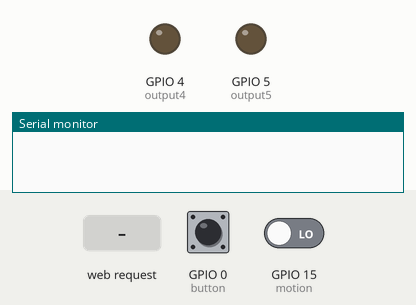
This sketch was run on a simulated ESP8266 (NodeMCU). On the bench: output pins drawn as LEDs (lit = HIGH), the last lines printed to the serial monitor. The inputs (shaded band) are chosen by the test bench; at power-on: GPIO 0 (button) HIGH, GPIO 15 (motion) LOW. WiFi joins after 1.5 s; servers stay silent unless stated.

Above: at 2.7 s.
2.8 s: GPIO 0 (button) pulled LOW for 0.15 s
At 3.5 s:
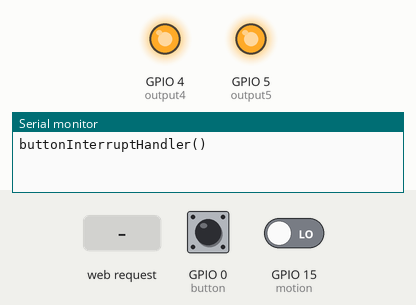
4.4 s: HTTP request GET /5/on received
At 4.9 s:
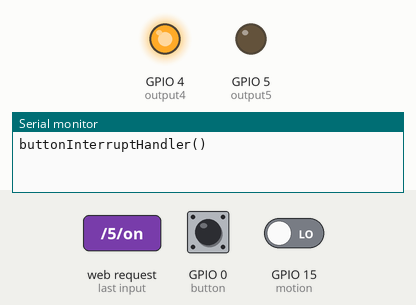
5.9 s: HTTP request GET /5&4/on received
At 7.1 s:
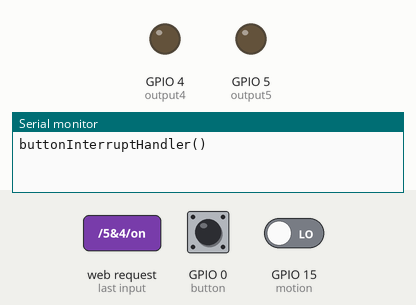
7.4 s: HTTP request GET /5/off received
At 8.4 s:
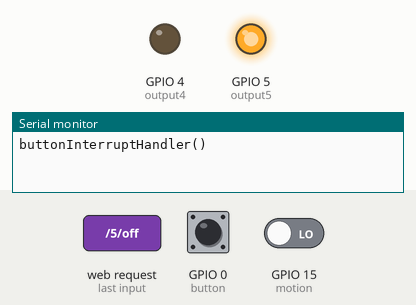
8.9 s: HTTP request GET /5&4/off received
At 9.5 s:
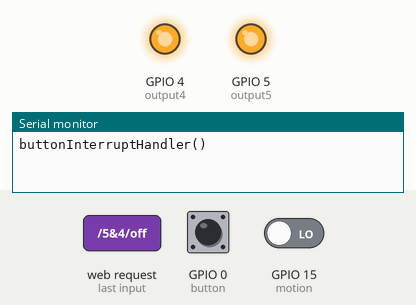
Timing chart, 0 to 11.4 s (numbered marks = the images above; inputs shaded):
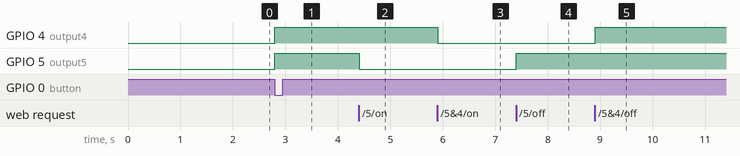

Measured:
- after the input at 2.8 s, GPIO 4 (output4), GPIO 5 (output5): LOW → HIGH at once
- after the input at 4.4 s, GPIO 5 (output5): HIGH → LOW at once
- after the input at 5.9 s, GPIO 4 (output4): HIGH → LOW at once
- after the input at 7.4 s, GPIO 5 (output5): LOW → HIGH at once
- after the input at 8.9 s, GPIO 4 (output4): LOW → HIGH at once

The sketch:

test1.ino
```cpp
/*********
  Rui Santos
  Complete project details at https://randomnerdtutorials.com
*********/


// Load Wi-Fi library
#include <ESP8266WiFi.h>

#define BUTTON_MOTION_SLEEP_TIMOUT 15000
#define DEPOUNCE_TIME 150


// Replace with your network credentials
const char* ssid     = "Saleh";
const char* password = "14421442s";

// Set web server port number to 80
WiFiServer server(80);

// Variable to store the HTTP request
String header;

// Auxiliar variables to store the current output state
String output5State = "on";
String output4State = "on";

// Assign output variables to GPIO pins
const int output5 = 5;
const int output4 = 4;
const int motion = 15;
const int button = 0;

// Current time
unsigned long currentTime = millis();
// Previous time
unsigned long previousTime = 0;
// Define timeout time in milliseconds (example: 2000ms = 2s)
const long timeoutTime = 2000;

int last_motion=0, last_push=0, new_push=0;

ICACHE_RAM_ATTR void buttonInterruptHandler(){
  new_push=millis();
  if(new_push-last_push>DEPOUNCE_TIME){
    Serial.println("buttonInterruptHandler()");
    if(output5State == "off"||output4State == "off"){
      output5State = "on";
      output4State = "on";
      digitalWrite(output5, LOW);
      digitalWrite(output4, LOW);
    }else{
      output5State = "off";
      output4State = "off";
      digitalWrite(output5, HIGH);
      digitalWrite(output4, HIGH);
    }
    last_motion=millis();
  }
  last_push=new_push;
}

ICACHE_RAM_ATTR void motionSensorInterruptHandler(){
  if((millis()-last_motion)>BUTTON_MOTION_SLEEP_TIMOUT && output5State=="off" && output4State=="off"){
    output5State = "on";
    output4State = "on";
    digitalWrite(output5, LOW);
    digitalWrite(output4, LOW);
  }
  last_motion=millis();
}

void setup() {
  // Initialize the output variables as outputs
  Serial.begin(115200);
  pinMode(output5, OUTPUT);
  pinMode(output4, OUTPUT);

  // Setup button interrupt
  pinMode(button, INPUT_PULLUP);
  attachInterrupt(digitalPinToInterrupt(button), buttonInterruptHandler, FALLING);

  // Setup motion interrupt
  pinMode(motion, INPUT);
  attachInterrupt(digitalPinToInterrupt(motion), motionSensorInterruptHandler, RISING);

  // Set outputs to LOW
  digitalWrite(output5, LOW);
  digitalWrite(output4, LOW);

  // Connect to Wi-Fi network with SSID and password
  //Serial.print("Connecting to ");
  //Serial.println(ssid);
  WiFi.begin(ssid, password);
  while (WiFi.status() != WL_CONNECTED) {
    delay(500);
    //Serial.print(".");
  }
  // Print local IP address and start web server
  //Serial.println("");
  //Serial.println("WiFi connected.");
  //Serial.println("IP address: ");
  //Serial.println(WiFi.localIP());
  server.begin();


}
void loop(){
  WiFiClient client = server.available();   // Listen for incoming clients
   //Serial.println(digitalRead(motion ));
   //Serial.println(digitalRead(button));


  if (client) {                             // If a new client connects,
    //Serial.println("New Client.");          // print a message out in the serial port
    String currentLine = "";                // make a String to hold incoming data from the client
    currentTime = millis();
    previousTime = currentTime;
    while (client.connected() && currentTime - previousTime <= timeoutTime) { // loop while the client's connected
      currentTime = millis();
      if (client.available()) {             // if there's bytes to read from the client,
        char c = client.read();             // read a byte, then
        //Serial.write(c);                    // print it out the serial monitor
        header += c;
        if (c == '\n') {                    // if the byte is a newline character
          // if the current line is blank, you got two newline characters in a row.
          // that's the end of the client HTTP request, so send a response:
          if (currentLine.length() == 0) {
            // HTTP headers always start with a response code (e.g. HTTP/1.1 200 OK)
            // and a content-type so the client knows what's coming, then a blank line:
            client.println("HTTP/1.1 200 OK");
            client.println("Content-type:text/html");
            client.println("Connection: close");
            client.println();

            // turns the GPIOs on and off
            bool changed=false;
            last_motion=millis();
            if (header.indexOf("GET /5&4/on") >= 0) {
              //Serial.println("GPIO 5&4 on");
              output4State = "on";
              output5State = "on";
              digitalWrite(output4, !HIGH);
              digitalWrite(output5, !HIGH);
              changed=true;
            }else if (header.indexOf("GET /5&4/off") >= 0) {
              //Serial.println("GPIO 5&4 off");
              output4State = "off";
              output5State = "off";
              digitalWrite(output4, !LOW);
              digitalWrite(output5, !LOW);
              changed=true;
            }else if (header.indexOf("GET /5/on") >= 0) {
              //Serial.println("GPIO 5 on");
              output5State = "on";
              digitalWrite(output5, !HIGH);
              changed=true;
            } else if (header.indexOf("GET /5/off") >= 0) {
              //Serial.println("GPIO 5 off");
              output5State = "off";
              digitalWrite(output5, !LOW);
              changed=true;
            } else if (header.indexOf("GET /4/on") >= 0) {
              //Serial.println("GPIO 4 on");
              output4State = "on";
              digitalWrite(output4, !HIGH);
              changed=true;
            } else if (header.indexOf("GET /4/off") >= 0) {
              //Serial.println("GPIO 4 off");
              output4State = "off";
              digitalWrite(output4, !LOW);
              changed=true;
            }
            if (changed)client.println("<meta http-equiv=\"refresh\" content=\"0; url='../'\" />");


            // Display the HTML web page
            client.println("<!DOCTYPE html><html lang=\"ar\">");
            client.println("<head><meta name=\"viewport\" content=\"width=device-width, initial-scale=1, charset=\"UTF-8\"\">");
            client.println("<link rel=\"icon\" href=\"data:,\">");
            // CSS to style the on/off buttons
            // Feel free to change the background-color and font-size attributes to fit your preferences
            client.println("<style>html { font-family: Helvetica; display: inline-block; margin: 0px auto; text-align: center;}");
            client.println(".button { background-color: red; border: none; color: white; padding: 16px 40px;");
            client.println("text-decoration: none; font-size: 30px; margin: 2px; cursor: pointer;}");
            client.println("table, th, td {border: 1px solid black;}");
            client.println(".button2 {background-color: green;}</style></head>");

            //table

            client.println("<table style=\"width:100%\">");


            //saleh's room

            client.println("<tr><th><h2>Saleh's room</h2>");


            // Display current state, and ON/OFF buttons for GPIO 5
            client.println("<p>Toggol both lights</p>");
            if (output5State=="off"||output4State=="off") {
              client.println("<p><a href=\"/5&4/on\"><button class=\"button\">OFF</button></a></p>");
            } else {
              client.println("<p><a href=\"/5&4/off\"><button class=\"button button2\">ON</button></a></p>");
            }

            client.println("<p>Right light - State " + output5State + "</p>");
            // If the output5State is off, it displays the ON button
            if (output5State=="off") {
              client.println("<p><a href=\"/5/on\"><button class=\"button\">OFF</button></a></p>");
            } else {
              client.println("<p><a href=\"/5/off\"><button class=\"button button2\">ON</button></a></p>");
            }

            // Display current state, and ON/OFF buttons for GPIO 4
            client.println("<p>Left light - State " + output4State + "</p>");
            // If the output4State is off, it displays the ON button
            if (output4State=="off") {
              client.println("<p><a href=\"/4/on\"><button class=\"button\">OFF</button></a></p>");
            } else {
              client.println("<p><a href=\"/4/off\"><button class=\"button button2\">ON</button></a></p>");
            }
            client.println("</th></tr></table></body></html>");

            // The HTTP response ends with another blank line
            client.println();
            // Break out of the while loop
            break;

          } else { // if you got a newline, then clear currentLine
            currentLine = "";
          }
        } else if (c != '\r') {  // if you got anything else but a carriage return character,
          currentLine += c;      // add it to the end of the currentLine
        }
      }
    }
    // Clear the header variable
    header = "";
    // Close the connection
    client.stop();
    //Serial.println("Client disconnected.");
    //Serial.println("");


  }
}
```
